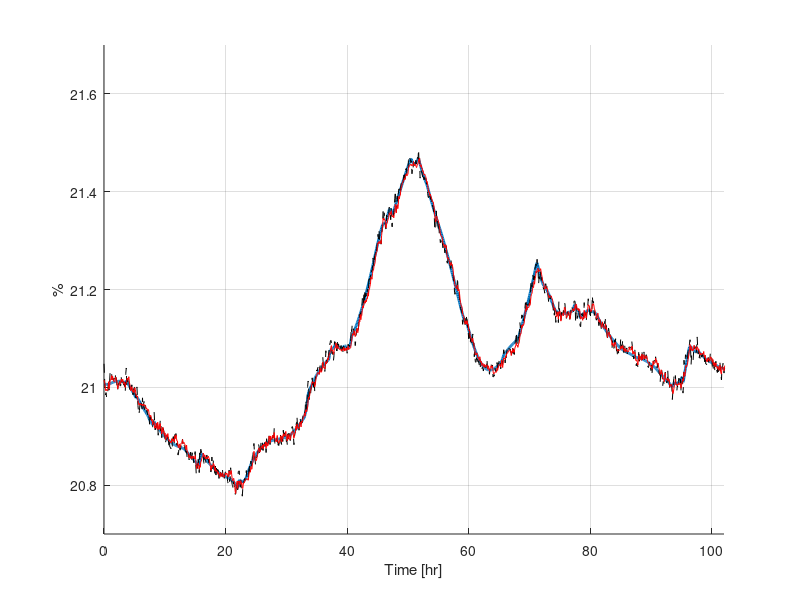

The MATLAB source for this figure: (Note: this script raises an error after producing the figure.)
close all;
imprint = true;
figurePath = 'figures\FinalSim\paper\';
%% Options for plotting

CVNames = {'Torque','Underflow Concentration','Interface Level','Overflow Concentration','Residence Time',...
            'Solid Throughput','Underflow Particle Diameter','Overflow'};
CVUnits = {'%','%','m','%','hr','ton/hr','N/A','m3/hr'};
CVSaveName = {'torque_','Cp_u_','intLevel_','Cp_e_','tauRd_','SFlx_','P1_U_','Q_e_'};
xLabelStr = 'Time [hr]';
LineWidth = 0.7;
cvLims = [20.7 21.7;
          73 75;
          -0.1 2];
%% Plot prediction comparisons
% Forecast comparison
% load('predictionResults_48G_348_B100_k5_na6_nb6');
% for cv = 1:n
%     figure
%     plot(timeForecast,validationOutputs(1+pastDataSamples:pastDataSamples+K_forecast,cv),'LineWidth',2)
%     hold on
%     title(CVNames{cv})
%     plot(timeForecast,armaxForecast(:,cv),'--k','LineWidth',1.5)
%     plot(timeForecast,RFPredictionStruct(cv).yForecast(:),'-.m','LineWidth',1.5)
%     
%     xlabel(xLabelStr);
%     hold off
%     grid on
%     printName = [figurePath 'forecast_' CVSaveName{cv} typeOfData ioDTStr noiseStr...
%                 kAheadStr varStringRF '_' dateTest];
%     if imprint
%         Latex
%         print(printName,'-depsc');
%         print(printName,'-djpeg');
%     end
% end
% load('predictionResults_48G_348_B50_Ny_48_k5_na6_nb6');
% for cv = 1:n
%     figure(cv)
%     hold on
%     plot(timeForecast,RFPredictionStruct(cv).yForecast(:),'-r','LineWidth',1.5)
%     legendCell = {'Validation','ARIMAX','RF_{r}','RF_{b}'};
%     locationStr = input('Loc','s');
%     location = locateLegends(locationStr);
%     legend(legendCell,'Location',location);
%     printName = [figurePath 'forecast_' CVSaveName{cv} '1'];
%     if imprint
%         print(printName,'-depsc');
%     end
% end
% %
% Forecast comparison 530
% load('predictionResults_1G_530_B100_k5_na6_nb6');
% for cv = 1:n
%     figure
%     plot(timeForecast,validationOutputs(1+pastDataSamples:pastDataSamples+K_forecast,cv),'LineWidth',2)
%     hold on
%     title(CVNames{cv})
%     plot(timeForecast,armaxForecast(:,cv),'--k','LineWidth',1.5)
%     plot(timeForecast,RFPredictionStruct(cv).yForecast(:),'-.m','LineWidth',1.5)
%     
%     xlabel(xLabelStr);
%     hold off
%     grid on
%     printName = [figurePath 'forecast_' CVSaveName{cv} typeOfData ioDTStr noiseStr...
%                 kAheadStr varStringRF '_' dateTest];
%     if imprint
%         Latex
%         print(printName,'-depsc');
%         print(printName,'-djpeg');
%     end
% end
% load('predictionResults_48G_530_B50_Ny_48_k5_na6_nb6');
% for cv = 1:n
%    figure(cv+3)
%    hold on
%    plot(timeForecast,RFPredictionStruct(cv).yForecast(:),'-r','LineWidth',1.5)
%    legendCell = {'Validation','ARIMAX','RF_{r}','RF_{b}'};
%     locationStr = input('Loc','s');
%     location = locateLegends(locationStr);
%     legend(legendCell,'Location',location);
%     printName = [figurePath 'forecast_' CVSaveName{cv} '2'];
%     if imprint
%         print(printName,'-depsc');
%     end
% end

%%
% Prediction comparison
% load('predictionResults_1G_530_B50_Ny_48_k5_na6_nb6')
load('predictionResults_1G_348_B100_k5_na6_nb6');
kAheadIter = 1;
for iter = 1:length(kAheadIter)
    for cv = 1:n
        figure
    %     title(CVNames{cv})
        hold on % (-1)
        plot(timePrediction(1:end),validationOutputs(1:end-armaxToRFWindowUB,cv),'LineWidth',2)
        plot(timePrediction(1:end),armaxPredict(1:end-armaxToRFWindowUB,cv),'--k','LineWidth',LineWidth);
        plot(timePrediction(1:end),RFPredictionStruct(cv).yHat(:,kAheadIter(iter)),'-r','LineWidth',LineWidth)
        ylabel(CVUnits{cv})
        xlabel(xLabelStr)
        xlim([0 102])
        ylim(cvLims(cv,:))
        hold off
        grid on
        legendCell = {'Validation Data','ARIMAX Prediction','Forest Prediction'};
        locationStr = input('Loc','s');
        location = locateLegends(locationStr);
        legend(legendCell,'Location',location);
        printName = [figurePath 'predict_1_' CVSaveName{cv}];
        if imprint
            print(printName,'-depsc');
        end
    end
end


load('predictionResults_18G_920_B100_k5_na6_nb6');
kAheadIter = 18;
for iter = 1:length(kAheadIter)
    for cv = 1:n
        figure
    %     title(CVNames{cv})
        hold on % (-1)
        plot(timePrediction(1:end),validationOutputs(1:end-armaxToRFWindowUB,cv),'LineWidth',2)
        plot(timePrediction(1:end),armaxPredict(1:end-armaxToRFWindowUB,cv),'--k','LineWidth',LineWidth);
        plot(timePrediction(1:end),RFPredictionStruct(cv).yHat(:,kAheadIter(iter)),'-r','LineWidth',LineWidth)
        ylabel(CVUnits{cv})
        xlabel(xLabelStr)
        xlim([0 102])
        ylim(cvLims(cv,:))
        hold off
        grid on
        legendCell = {'Validation Data','ARIMAX Prediction','Forest Prediction'};
        locationStr = input('Loc','s');
        location = locateLegends(locationStr);
        legend(legendCell,'Location',location);
        printName = [figurePath 'predict_18_' CVSaveName{cv}];
        if imprint
            print(printName,'-depsc');
        end
    end
end

load('predictionResults_24G_348_B100_k5_na6_nb6');
kAheadIter = 24;
for iter = 1:length(kAheadIter)
    for cv = 1:n
        figure
    %     title(CVNames{cv})
        hold on % (-1)
        plot(timePrediction(1:end),validationOutputs(1:end-armaxToRFWindowUB,cv),'LineWidth',2)
        plot(timePrediction(1:end),armaxPredict(1:end-armaxToRFWindowUB,cv),'--k','LineWidth',LineWidth);
        plot(timePrediction(1:end),RFPredictionStruct(cv).yHat(:,kAheadIter(iter)),'-r','LineWidth',LineWidth)
        ylabel(CVUnits{cv})
        xlabel(xLabelStr)
        xlim([0 102])
        ylim(cvLims(cv,:))
        hold off
        grid on
        legendCell = {'Validation Data','ARIMAX Prediction','Forest Prediction'};
        locationStr = input('Loc','s');
        location = locateLegends(locationStr);
        legend(legendCell,'Location',location);
        printName = [figurePath 'predict_24_' CVSaveName{cv}];
        if imprint
            print(printName,'-depsc');
        end
    end
end
load('predictionResults_48G_348_B100_k5_na6_nb6');
kAheadIter = 48;
for iter = 1:length(kAheadIter)
    for cv = 1:n
        figure
    %     title(CVNames{cv})
        hold on % (-1)
        plot(timePrediction(1:end),validationOutputs(1:end-armaxToRFWindowUB,cv),'LineWidth',2)
        plot(timePrediction(1:end),armaxPredict(1:end-armaxToRFWindowUB,cv),'--k','LineWidth',LineWidth);
        plot(timePrediction(1:end),RFPredictionStruct(cv).yHat(:,kAheadIter(iter)),'-r','LineWidth',LineWidth)
        ylabel(CVUnits{cv})
        xlabel(xLabelStr)
        xlim([0 102])
        ylim(cvLims(cv,:))
        hold off
        grid on
        legendCell = {'Validation Data','ARIMAX Prediction','Forest Prediction'};
        locationStr = input('Loc','s');
        location = locateLegends(locationStr);
        legend(legendCell,'Location',location);
        printName = [figurePath 'predict_48_' CVSaveName{cv}];
        if imprint
            print(printName,'-depsc');
        end
    end
end
% load('predictionResults_1G_348_B100_k5_na6_nb6');
% % kAheadIter = 1;
% for iter = 1:length(kAheadIter)
%     for cv = 1:n
%         figure(6+3*(iter-1)+cv)
%         hold on
%         plot(timePrediction(1:end),RFPredictionStruct(cv).yHat(:,kAheadIter(iter)),'-.m','LineWidth',LineWidth)
%     end
% end
% 
% load('predictionResults_1G_530_B50_Ny_48_k5_na6_nb6');
% kAheadIter = 1;
% for iter = 1:length(kAheadIter)
%     for cv = 1:n
%         figure(6+3*(iter-1)+cv)
%         hold on
%         plot(timePrediction(1:end),RFPredictionStruct(cv).yHat(:,kAheadIter(iter)),'-r','LineWidth',LineWidth)
%         legendCell = {'Validation','ARIMAX','RF_{r}','RF_{b}'};
%         locationStr = input('Loc','s');
%         location = locateLegends(locationStr);
%         legend(legendCell,'Location',location);
%         printName = [figurePath 'predict_1_' CVSaveName{cv}];
%         if imprint
%             print(printName,'-depsc');
%         end
%     end
%     
% end
% 
% 
% load('predictionResults_24G_530_B50_Ny_48_k5_na6_nb6')
% for cv = 1:n
%     figure
%     title(CVNames{cv})
%     hold on % (-1)
%     plot(timePrediction(1:end),validationOutputs(1:end-armaxToRFWindowUB,cv),'LineWidth',2)
% %     plot(timePrediction(1:end),armaxPredict(1:end-armaxToRFWindowUB,cv),'--k','LineWidth',LineWidth);
%     plot(timePrediction(1:end),RFPredictionStruct(cv).yHat(:,24),'-r','LineWidth',LineWidth)
%     ylabel(CVUnits{cv})
%     xlabel(xLabelStr)
%     xlim([0 102])
%     ylim(cvLims(cv,:))
%     hold off
%     grid on
% end
% load('predictionResults_48G_530_B50_Ny_48_k5_na6_nb6');
% for cv = 1:n
%     figure
%     title(CVNames{cv})
%     hold on % (-1)
%     plot(timePrediction(1:end),validationOutputs(1:end-armaxToRFWindowUB,cv),'LineWidth',2)
% %     plot(timePrediction(1:end),armaxPredict(1:end-armaxToRFWindowUB,cv),'--k','LineWidth',LineWidth);
%     plot(timePrediction(1:end),RFPredictionStruct(cv).yHat(:,48),'-r','LineWidth',LineWidth)
%     ylabel(CVUnits{cv})
%     xlabel(xLabelStr)
%     xlim([0 102])
%     ylim(cvLims(cv,:))
%     hold off
%     grid on
% end
% 
% 
% load('predictionResults_24G_348_B100_k5_na6_nb6');
% for iter = 1:length(kAheadIter)
%     for cv = 1:n
%         figure(9+cv)
%         hold on
%         plot(timePrediction(1:end),RFPredictionStruct(cv).yHat(:,24),'-.k','LineWidth',LineWidth)
%         legendCell = {'Validation','RF_{b}','RF_{r}'};
%         locationStr = input('Loc','s');
%         location = locateLegends(locationStr);
%         legend(legendCell,'Location',location);
%         printName = [figurePath 'predict_24_' CVSaveName{cv}];
%         if imprint
%             print(printName,'-depsc');
%         end
%     end
% end
% 
% load('predictionResults_48G_348_B100_k5_na6_nb6');
% for iter = 1:length(kAheadIter)
%     for cv = 1:n
%         figure(12+cv)
%         hold on
%         plot(timePrediction(1:end),RFPredictionStruct(cv).yHat(:,48),'-.k','LineWidth',LineWidth)
%         legendCell = {'Validation','RF_{b}','RF_{r}'};
%         locationStr = input('Loc','s');
%         location = locateLegends(locationStr);
%         legend(legendCell,'Location',location);
%         printName = [figurePath 'predict_48_' CVSaveName{cv}];
%         if imprint
%             print(printName,'-depsc');
%         end
%     end
% end
% % % % load('predictionResults_1G_530_B50_Ny_48_k5_na6_nb6');
% % % % for iter = 1:length(kAheadIter)
% % % %     for cv = 1:n
% % % %         figure(6+3*(iter-1)+cv)
% % % %         hold on
% % % %         plot(timePrediction(1:end),RFPredictionStruct(cv).yHat(:,kAheadIter(iter)),'--r','LineWidth',LineWidth)
% % % %     end
% % % % end
% % % % for cv = 1:n
% % % %     
% % % %     plot(timePrediction(1:end),RFPredictionStruct(cv).yHat(:,K_ahead),'-.r','LineWidth',LineWidth)
% % % %     
% % % %     legend({'Validation','ARIMAX','RF'});
% % % %     hold off
% % % %     grid on
% % % %     printName = [figurePath CVSaveName{cv} typeOfData ioDTStr noiseStr...
% % % %                 kAheadStr varStringRF '_' dateTest];
% % % %     if imprint
% % % %         Latex
% % % %         print(printName,'-depsc');
% % % %         print(printName,'-djpeg');
% % % %     end
% % % % end
% % Reaction Curves
load('predictionResults_48G_530_B50_Ny_48_k5_na6_nb6');
for simIter = 1:size(makeStepMatrix)
    for cv = 1:n
        figure
%         title(CVNames{cv})
        hold on
        plot(tForecast/3600,ReactionCurveStruct(simIter).yThickener(:,cv)','LineWidth',1.5)
        plot(tForecast/3600,ReactionCurveStruct(simIter).y_ARMAX(cv,:),'--k','LineWidth',1.5);
        plot(tForecast/3600,ReactionCurveStruct(simIter).y_RF(:,cv)','-.r','LineWidth',1.5)

        ylabel(CVUnits{cv})
        xlabel(xLabelStr)
        
        hold off
        grid on
        legendCell = {'Thickener Output','ARIMAX Forecast','Forest forecast'};
        locationStr = input('Loc','s');
        location = locateLegends(locationStr);
        legend(legendCell,'Location',location);
        printName = [figurePath 'RC_' CVSaveName{cv} num2str(simIter)];
        if imprint
            print(printName,'-depsc');
        end
    end
end
% % 
% % close all
% % %%
% % load('predictionResults_24G_530_B50_Ny_48_k5_na6_nb6')
% % for cv = 1:n
% %     figure
% %     title(CVNames{cv})
% %     hold on % (-1)
% %     plot(timePrediction(1:end),validationOutputs(1:end-armaxToRFWindowUB,cv),'LineWidth',2)
%     plot(timePrediction(1:end),armaxPredict(1:end-armaxToRFWindowUB,cv),'--k','LineWidth',LineWidth);
%     plot(timePrediction(1:end),RFPredictionStruct(cv).yHat(:,24),'-.r','LineWidth',LineWidth)
%     ylabel(CVUnits{cv})
%     xlabel(xLabelStr)
%     xlim([0 102])
%     ylim(cvLims(cv,:))
%     grid on
%     legendCell = {'Validation','ARIMAX','RF_{b}'};
%     locationStr = input('Loc','s');
%     location = locateLegends(locationStr);
%     legend(legendCell,'Location',location);
%     printName = [figurePath 'predictFinal_24_' CVSaveName{cv}];
%     if imprint
%         print(printName,'-depsc');
%     end
%     hold off
%     
% end
% load('predictionResults_48G_530_B50_Ny_48_k5_na6_nb6');
% for cv = 1:n
%     figure
%     title(CVNames{cv})
%     hold on % (-1)
%     plot(timePrediction(1:end),validationOutputs(1:end-armaxToRFWindowUB,cv),'LineWidth',2)
%     plot(timePrediction(1:end),armaxPredict(1:end-armaxToRFWindowUB,cv),'--k','LineWidth',LineWidth);
%     plot(timePrediction(1:end),RFPredictionStruct(cv).yHat(:,48),'-.r','LineWidth',LineWidth)
%     ylabel(CVUnits{cv})
%     xlabel(xLabelStr)
%     xlim([0 97])
%     ylim(cvLims(cv,:))
%     grid on
%     hold off
%     legendCell = {'Validation','ARIMAX','RF_{b}'};
%     locationStr = input('Loc','s');
%     location = locateLegends(locationStr);
%     legend(legendCell,'Location',location);
%     printName = [figurePath 'predictFinal_48_' CVSaveName{cv}];
%     if imprint
%         print(printName,'-depsc');
%     end
% end
% 
% close all
% %%
% % Forecast comparison 920
% load('predictionResults_24G_920_B100_k5_na6_nb6');
% for cv = 1:n
%     figure
%     plot(timeForecast,validationOutputs(1+pastDataSamples:pastDataSamples+K_forecast,cv),'LineWidth',2)
%     hold on
%     title(CVNames{cv})
%     plot(timeForecast,armaxForecast(:,cv),'--k','LineWidth',1.5)
%     plot(timeForecast,RFPredictionStruct(cv).yForecast(:),'-.m','LineWidth',1.5)
%     
%     xlabel(xLabelStr);
%     hold off
%     grid on
% %     printName = [figurePath 'forecast_' CVSaveName{cv} typeOfData ioDTStr noiseStr...
% %                 kAheadStr varStringRF '_' dateTest];
% %     if imprint
% %         Latex
% %         print(printName,'-depsc');
% %         print(printName,'-djpeg');
% %     end
% end
% load('predictionResults_24G_920_B50_Ny_48_k5_na6_nb6');
% for cv = 1:n
%    figure(cv)
%    hold on
%    plot(timeForecast,RFPredictionStruct(cv).yForecast(:),'-r','LineWidth',1.5)
%    legendCell = {'Validation','ARIMAX','RF_{r}','RF_{b}'};
%     locationStr = input('Loc','s');
%     location = locateLegends(locationStr);
%     legend(legendCell,'Location',location);
%     printName = [figurePath 'forecast_' CVSaveName{cv} '3'];
%     if imprint
%         print(printName,'-depsc');
%     end
% end